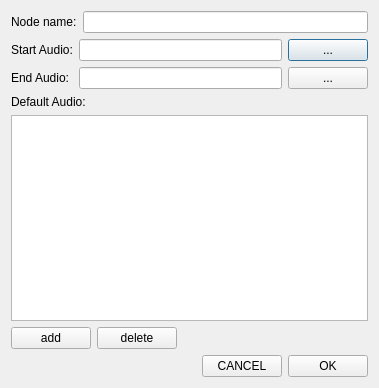
<?xml version="1.0" encoding="UTF-8"?>
<ui version="4.0">
 <class>setNodeInfoDialog</class>
 <widget class="QDialog" name="setNodeInfoDialog">
  <property name="geometry">
   <rect>
    <x>0</x>
    <y>0</y>
    <width>379</width>
    <height>388</height>
   </rect>
  </property>
  <property name="windowTitle">
   <string>Dialog</string>
  </property>
  <layout class="QGridLayout" name="gridLayout">
   <item row="0" column="0">
    <layout class="QVBoxLayout" name="verticalLayout_7">
     <item>
      <layout class="QHBoxLayout" name="horizontalLayout_5">
       <item>
        <widget class="QLabel" name="label_4">
         <property name="text">
          <string>Node name:</string>
         </property>
        </widget>
       </item>
       <item>
        <widget class="QLineEdit" name="nodeNameLineEdit"/>
       </item>
      </layout>
     </item>
     <item>
      <layout class="QVBoxLayout" name="verticalLayout_6">
       <item>
        <layout class="QVBoxLayout" name="verticalLayout_5">
         <item>
          <layout class="QVBoxLayout" name="verticalLayout_4">
           <item>
            <layout class="QHBoxLayout" name="horizontalLayout">
             <item>
              <layout class="QVBoxLayout" name="verticalLayout_3">
               <item>
                <widget class="QLabel" name="label">
                 <property name="text">
                  <string>Start Audio:</string>
                 </property>
                </widget>
               </item>
               <item>
                <widget class="QLabel" name="label_2">
                 <property name="text">
                  <string>End Audio:</string>
                 </property>
                </widget>
               </item>
              </layout>
             </item>
             <item>
              <layout class="QVBoxLayout" name="verticalLayout_2">
               <item>
                <widget class="QLineEdit" name="startAudioLineEdit"/>
               </item>
               <item>
                <widget class="QLineEdit" name="endAudioLineEdit"/>
               </item>
              </layout>
             </item>
             <item>
              <layout class="QVBoxLayout" name="verticalLayout">
               <item>
                <widget class="QPushButton" name="startAudioPushButton">
                 <property name="sizePolicy">
                  <sizepolicy hsizetype="Fixed" vsizetype="Fixed">
                   <horstretch>0</horstretch>
                   <verstretch>0</verstretch>
                  </sizepolicy>
                 </property>
                 <property name="text">
                  <string>...</string>
                 </property>
                </widget>
               </item>
               <item>
                <widget class="QPushButton" name="endAudioPushButton">
                 <property name="sizePolicy">
                  <sizepolicy hsizetype="Fixed" vsizetype="Fixed">
                   <horstretch>0</horstretch>
                   <verstretch>0</verstretch>
                  </sizepolicy>
                 </property>
                 <property name="text">
                  <string>...</string>
                 </property>
                </widget>
               </item>
              </layout>
             </item>
            </layout>
           </item>
           <item>
            <widget class="QLabel" name="label_3">
             <property name="text">
              <string>Default Audio:</string>
             </property>
            </widget>
           </item>
           <item>
            <widget class="QListWidget" name="defaultAudioListWidget"/>
           </item>
          </layout>
         </item>
         <item>
          <layout class="QHBoxLayout" name="horizontalLayout_2">
           <item>
            <widget class="QPushButton" name="addPushButton">
             <property name="text">
              <string>add</string>
             </property>
            </widget>
           </item>
           <item>
            <widget class="QPushButton" name="deletePushButton">
             <property name="text">
              <string>delete</string>
             </property>
            </widget>
           </item>
           <item>
            <spacer name="horizontalSpacer">
             <property name="orientation">
              <enum>Qt::Horizontal</enum>
             </property>
             <property name="sizeHint" stdset="0">
              <size>
               <width>40</width>
               <height>20</height>
              </size>
             </property>
            </spacer>
           </item>
          </layout>
         </item>
        </layout>
       </item>
       <item>
        <layout class="QHBoxLayout" name="horizontalLayout_4">
         <item>
          <spacer name="horizontalSpacer_2">
           <property name="orientation">
            <enum>Qt::Horizontal</enum>
           </property>
           <property name="sizeHint" stdset="0">
            <size>
             <width>40</width>
             <height>20</height>
            </size>
           </property>
          </spacer>
         </item>
         <item>
          <layout class="QHBoxLayout" name="horizontalLayout_3">
           <item>
            <widget class="QPushButton" name="cancelPushButton">
             <property name="text">
              <string>CANCEL</string>
             </property>
            </widget>
           </item>
           <item>
            <widget class="QPushButton" name="okPushButton">
             <property name="text">
              <string>  OK  </string>
             </property>
            </widget>
           </item>
          </layout>
         </item>
        </layout>
       </item>
      </layout>
     </item>
    </layout>
   </item>
  </layout>
 </widget>
 <resources/>
 <connections/>
</ui>
